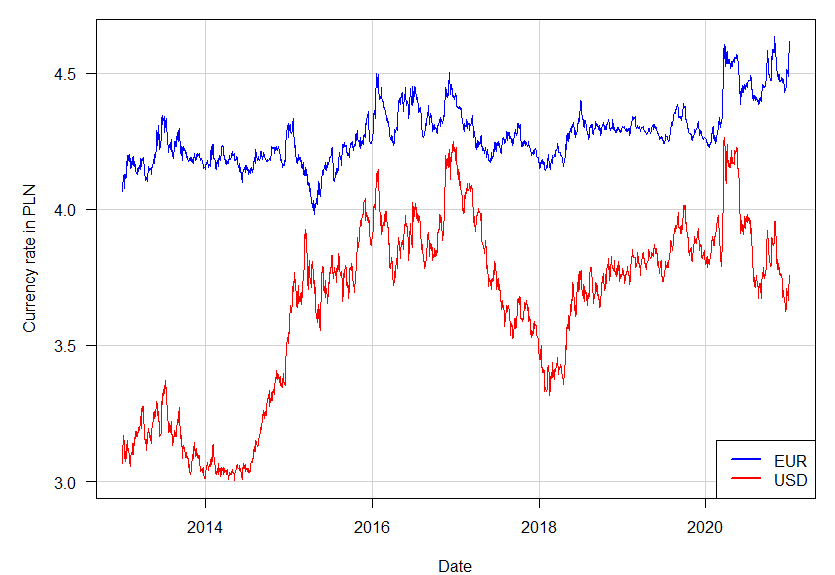

Recreate this plot in R.
getNBPRates <- function(year){
  #pobieramy tutaj pliki CSV ze strony NBP (bo finalnie chcemy wykres od 2013, a CSV prosciej niz xls)
  file0 <- paste("https://www.nbp.pl/kursy/Archiwum/archiwum_tab_a_", year,".csv", sep = "")
  d0 <- read.csv(file = file0, sep = ';')
  
  #obrobka do odp. formatu
  d0 <- d0[, c('data', 'X1USD', 'X1EUR')]
  d0 <- d0[-1,]
  d0 <- d0[1:(dim(d0)[1]-3),]
  rownames(d0) <- 1:nrow(d0)
  for (row in 1:nrow(d0))
  {
    d0[row,2] <- gsub(",", ".", d0[row,2])
    d0[row,3] <- gsub(",", ".", d0[row,3])
  }
  colnames(d0) <- c("date", "usd", "eur")
  d0$eur <- as.numeric(d0$eur)
  d0$usd <- as.numeric(d0$usd)
  d0$date <- as.Date(d0$date, format = "%Y%m%d")
  return(d0)
}

#lista ramek do scalenia
nbp_list <- c()
for (x in 2013:2020)
{
  d1 <- getNBPRates(x)
  nbp_list <- append(nbp_list, list(d1))
}

#scalanie dplyrem
library(dplyr)
ratesTotal <- bind_rows(nbp_list)

#wektor linii pionowych na rysunku
v_al = c(
  as.numeric(as.Date("2014-01-01", "%Y-%m-%d")),
  as.numeric(as.Date("2016-01-01", "%Y-%m-%d")),
  as.numeric(as.Date("2018-01-01", "%Y-%m-%d")),
  as.numeric(as.Date("2020-01-01", "%Y-%m-%d"))
  )

#malowanie - zakladam, ze euro sa zawsze drozsze od dolarow, zeby nie szukac minimow w dwoch kolumnach
par(mar = c(4,5,1,1), las = 1)
plot(ratesTotal$date, ratesTotal$usd, type = "l", ylab = "Currency rate in PLN", xlab = "Date",
     ylim = c(min(ratesTotal[,2]), max(ratesTotal[,3])),
     col = "red", lwd = 1.7,
     panel.first =
       c(
         abline(h = c(3, 3.5, 4, 4.5), lty = "solid", col = "lightgrey"),
         abline(v = v_al, lty = "solid", col = "lightgrey")
       )
)
lines(ratesTotal$date, ratesTotal$eur, col = "blue", lwd = 1.7)
legend("bottomright", legend = c("EUR", "USD"), lwd = 2, col = c("blue", "red"))
